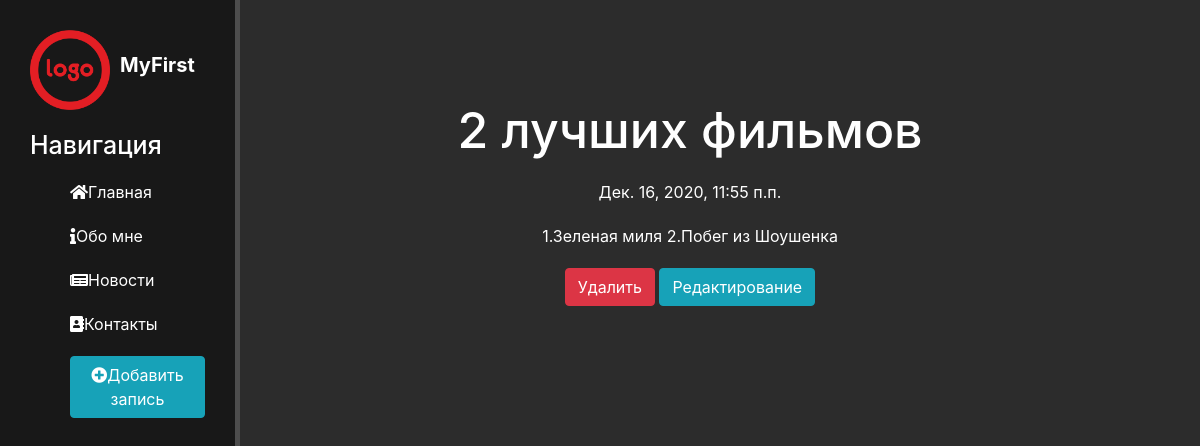
Screenshot of /news/3 with the database file from the repository.
### news/models.py (models this page shows, shortened)
class Articles(models.Model):
    title = models.CharField('Название', max_length=50)
    anons = models.CharField('Анонс', max_length=250)
    full_text = models.TextField('Статья')
    date = models.DateTimeField('Дата публикации')
    class Meta:
        verbose_name = 'Новость'
        verbose_name_plural = 'Новости'

### news/views.py (the view)
# urls.py: path('<int:pk>', views.NewDetailView.as_view(), name='news-detail'),
class NewDetailView(DetailView):
    model =Articles
    template_name = 'news/details_view.html'
    context_object_name = 'article'

### news/templates/news/details_view.html (shortened to what this page needs)
{%extends 'main/layout.html'%}
{% block content %}
    <div class="features">
        <h1>{{ article.title }}</h1>
        <p>{{ article.date }}</p>
        <p>{{ article.full_text }}</p>
        <a href="{% url 'news-delete' article.id %}" class="btn btn-danger">Удалить</a>
        <a href="{% url 'news-update' article.id %}" class="btn btn-info">Редактирование</a>
    </div>
{% endblock %}

### main/static/main/css/main.css (style rules this page uses)
body { background: #2c2c2c; }
main .features { float: left; color : #fff; margin-top: 100px; text-align: center; width: 75%; }
main .features h1 { font-size: 50px; }
main .features p { max-width: 400px; margin: 20px auto }

### rows the page displays
Articles: title "2 лучших фильмов", date "Дек. 16, 2020, 11:55 п.п.", full_text "1.Зеленая миля 2.Побег из Шоушенка"
